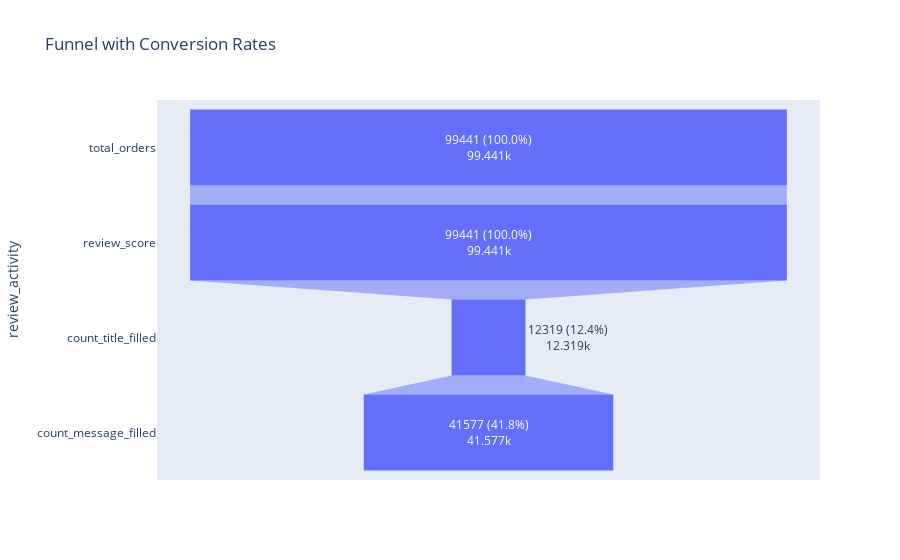

Notebook code cell kept with this figure:
### Code cell
funnel_df['Label'] = funnel_df['unique_customers'].astype(str) + ' (' + (funnel_df['Conversion_Rate'] * 100).round(1).astype(str) + '%)'

fig = px.funnel(funnel_df, x='unique_customers', y='review_activity', text='Label', title='Funnel with Conversion Rates')
fig.show()

### Figure 1 — Plotly figure (JSON) as saved in the notebook; plotly's stock layout.template omitted (floating-point values rounded to 4 significant figures)
{"data": [{"hovertemplate": "unique_customers=%{x}<br>review_activity=%{y}<br>Label=%{text}<extra></extra>", "legendgroup": "", "marker": {"color": "#636efa"}, "name": "", "orientation": "h", "showlegend": false, "text": ["99441 (100.0%)", "99441 (100.0%)", "12319 (12.4%)", "41577 (41.8%)"], "type": "funnel", "x": [99441, 99441, 12319, 41577], "xaxis": "x", "y": ["total_orders", "review_score", "count_title_filled", "count_message_filled"], "yaxis": "y"}], "layout": {"autosize": true, "legend": {"tracegroupgap": 0}, "title": {"text": "Funnel with Conversion Rates"}, "xaxis": {"anchor": "y", "autorange": true, "domain": [0, 1], "range": [-55245, 55245], "title": {"text": "unique_customers"}, "type": "linear"}, "yaxis": {"anchor": "x", "autorange": true, "domain": [0, 1], "range": [3.5, -0.5], "title": {"text": "review_activity"}, "type": "category"}}}
